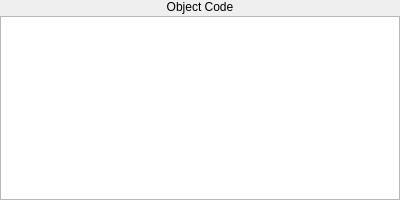
<?xml version="1.0" encoding="UTF-8"?>
<ui version="4.0">
 <class>ObjectCodePane</class>
 <widget class="QWidget" name="ObjectCodePane">
  <property name="geometry">
   <rect>
    <x>0</x>
    <y>0</y>
    <width>400</width>
    <height>200</height>
   </rect>
  </property>
  <property name="sizePolicy">
   <sizepolicy hsizetype="Preferred" vsizetype="Preferred">
    <horstretch>0</horstretch>
    <verstretch>0</verstretch>
   </sizepolicy>
  </property>
  <property name="maximumSize">
   <size>
    <width>16777215</width>
    <height>16777215</height>
   </size>
  </property>
  <property name="windowTitle">
   <string>Form</string>
  </property>
  <layout class="QVBoxLayout" name="verticalLayout">
   <property name="spacing">
    <number>2</number>
   </property>
   <property name="sizeConstraint">
    <enum>QLayout::SetDefaultConstraint</enum>
   </property>
   <property name="margin">
    <number>0</number>
   </property>
   <item>
    <widget class="QLabel" name="label">
     <property name="palette">
      <palette>
       <active>
        <colorrole role="Base">
         <brush brushstyle="SolidPattern">
          <color alpha="255">
           <red>255</red>
           <green>255</green>
           <blue>255</blue>
          </color>
         </brush>
        </colorrole>
        <colorrole role="Window">
         <brush brushstyle="SolidPattern">
          <color alpha="255">
           <red>104</red>
           <green>173</green>
           <blue>245</blue>
          </color>
         </brush>
        </colorrole>
       </active>
       <inactive>
        <colorrole role="Base">
         <brush brushstyle="SolidPattern">
          <color alpha="255">
           <red>255</red>
           <green>255</green>
           <blue>255</blue>
          </color>
         </brush>
        </colorrole>
        <colorrole role="Window">
         <brush brushstyle="SolidPattern">
          <color alpha="255">
           <red>104</red>
           <green>173</green>
           <blue>245</blue>
          </color>
         </brush>
        </colorrole>
       </inactive>
       <disabled>
        <colorrole role="Base">
         <brush brushstyle="SolidPattern">
          <color alpha="255">
           <red>104</red>
           <green>173</green>
           <blue>245</blue>
          </color>
         </brush>
        </colorrole>
        <colorrole role="Window">
         <brush brushstyle="SolidPattern">
          <color alpha="255">
           <red>104</red>
           <green>173</green>
           <blue>245</blue>
          </color>
         </brush>
        </colorrole>
       </disabled>
      </palette>
     </property>
     <property name="text">
      <string>Object Code</string>
     </property>
     <property name="alignment">
      <set>Qt::AlignCenter</set>
     </property>
    </widget>
   </item>
   <item>
    <widget class="QPlainTextEdit" name="plainTextEdit">
     <property name="lineWrapMode">
      <enum>QPlainTextEdit::NoWrap</enum>
     </property>
     <property name="readOnly">
      <bool>true</bool>
     </property>
     <property name="plainText">
      <string/>
     </property>
    </widget>
   </item>
  </layout>
 </widget>
 <resources/>
 <connections/>
</ui>
